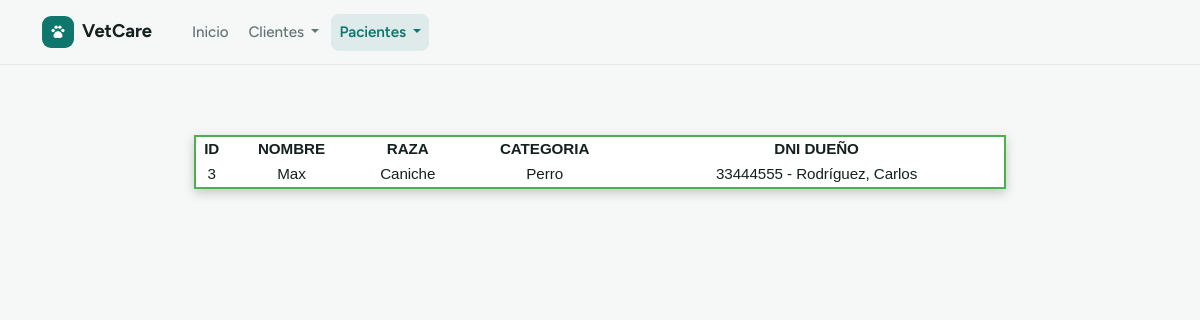
The page /animal/3 on the database its author committed.
### administracion/models.py (models this page shows, shortened)
class Animal(models.Model):
    nombre = models.CharField(max_length=120)
    raza = models.CharField(max_length=50)
    categoria = models.CharField(max_length=50)
    duenio = models.ForeignKey(Cliente, on_delete=models.PROTECT, related_name='animales')

class Cliente(models.Model):
    dni = models.IntegerField("DNI")
    nombre = models.CharField(max_length=120)
    apellido = models.CharField(max_length=120)
    direccion = models.CharField(max_length=120)
    def __str__(self):
        return f" {self.dni} - {self.apellido}, {self.nombre}"

### administracion/views.py (the view)
# urls.py: path('animal/<int:id>', views.animal, name= 'animal'),
def animal(request, id, template_name= 'administracion/animal.html'):
    animal_objeto = Animal.objects.get(id = id)
    dato = {"animal": animal_objeto}
    return render(request, template_name, dato)

### templates/administracion/animal.html (shortened to what this page needs)
{% extends 'base.html' %}
{% load static %}
{% block contenido-1 %}
    <table style="width: 80%;margin: 30px auto;border-collapse: collapse;border: 2px solid #4CAF50;font-family: Arial, sans-serif;text-align: center;box-shadow: 0px 4px 10px rgba(0,0,0,0.2);background-color: #ffffff;">
        <thead>
            <tr>
                <th>ID</th>
                <th>NOMBRE</th>
                <th>RAZA</th>
                <th>CATEGORIA</th>
                <th>DNI DUEÑO</th>
            </tr>
        </thead>
        <tr>
            <td>{{ animal.id }}</td>
            <td>{{ animal.nombre }}</td>
            <td>{{ animal.raza }}</td>
            <td>{{ animal.categoria }}</td>
            <td>{{ animal.duenio }}</td>
        </tr>
    </table>
{% endblock %}

### static/css/vetcare.css (style rules this page uses)
:root { --bs-body-font-family: "Figtree", system-ui, -apple-system, "Segoe UI", sans-serif; --bs-body-font-size: 0.95rem; --bs-border-radius: 0.6rem; --bs-border-radius-lg: 0.8rem; --bs-primary: #0f766e; --bs-primary-rgb: 15, 118, 110; --bs-link-color: #0f766e; --bs-link-color-rgb: 15, 118, 110; --bs-link-hover-color: #0b5f58; --bs-link-hover-color-rgb: 11, 95, 88; }
[data-bs-theme="light"] { --bs-body-bg: #f6f8f8; --bs-body-color: #14211f; --bs-border-color: #e1e8e7; --bs-tertiary-bg: #f0f4f4; --bs-secondary-color: #637573; }
body { letter-spacing: -0.005em; }

### rows shown on the page
Animal: id "3", nombre "Max", raza "Caniche", categoria "Perro", duenio "33444555 - Rodríguez, Carlos"
